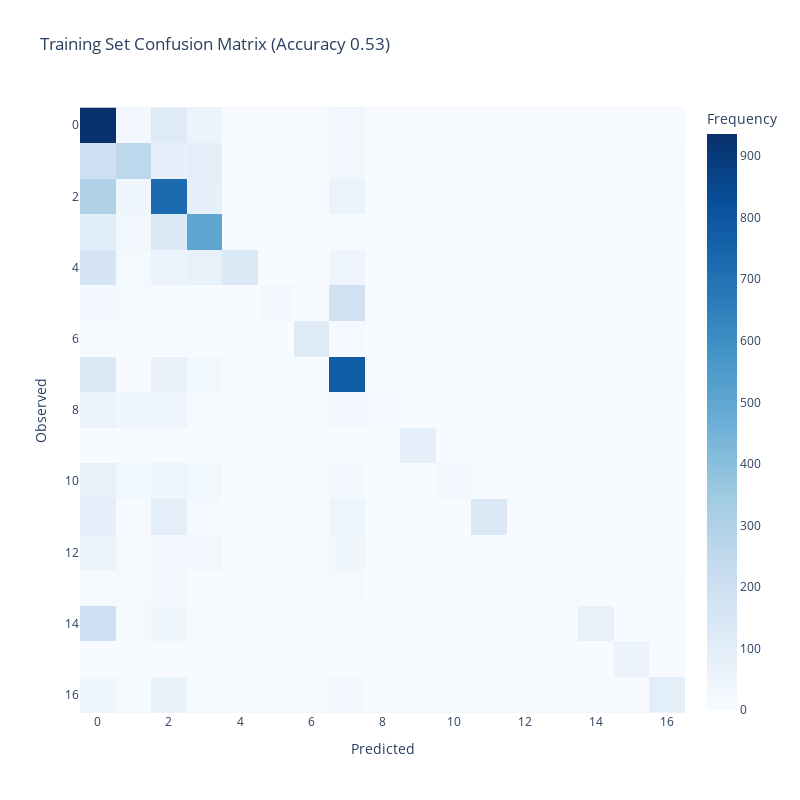

Here is the notebook cell this chart was saved with:
### Code cell
px.imshow(
    confusion_matrix(y_train, pred_train),
    title = f'Training Set Confusion Matrix (Accuracy {round(score_train,2)})',
    color_continuous_scale='Blues',
    height = 800,
    width = 800,
    labels = {
        'x': 'Predicted',
        'y': 'Observed',
        'color': 'Frequency'
    }
)

### Figure 1 — Plotly figure (JSON) as saved in the notebook; plotly's stock layout.template omitted (floating-point values rounded to 4 significant figures; data arrays with more than 128 entries replaced by an {"elided": "..."} marker saying what was removed)
{"data": [{"coloraxis": "coloraxis", "hovertemplate": "Predicted: %{x}<br>Observed: %{y}<br>Frequency: %{z}<extra></extra>", "name": "0", "type": "heatmap", "xaxis": "x", "yaxis": "y", "z": {"elided": "17x17 int values"}}], "layout": {"coloraxis": {"colorbar": {"title": {"text": "Frequency"}}, "colorscale": [[0, "rgb(247,251,255)"], [0.125, "rgb(222,235,247)"], [0.25, "rgb(198,219,239)"], [0.375, "rgb(158,202,225)"], [0.5, "rgb(107,174,214)"], [0.625, "rgb(66,146,198)"], [0.75, "rgb(33,113,181)"], [0.875, "rgb(8,81,156)"], [1, "rgb(8,48,107)"]]}, "height": 800, "title": {"text": "Training Set Confusion Matrix (Accuracy 0.53)"}, "width": 800, "xaxis": {"anchor": "y", "constrain": "domain", "domain": [0, 1], "scaleanchor": "y", "title": {"text": "Predicted"}}, "yaxis": {"anchor": "x", "autorange": "reversed", "constrain": "domain", "domain": [0, 1], "title": {"text": "Observed"}}}}
